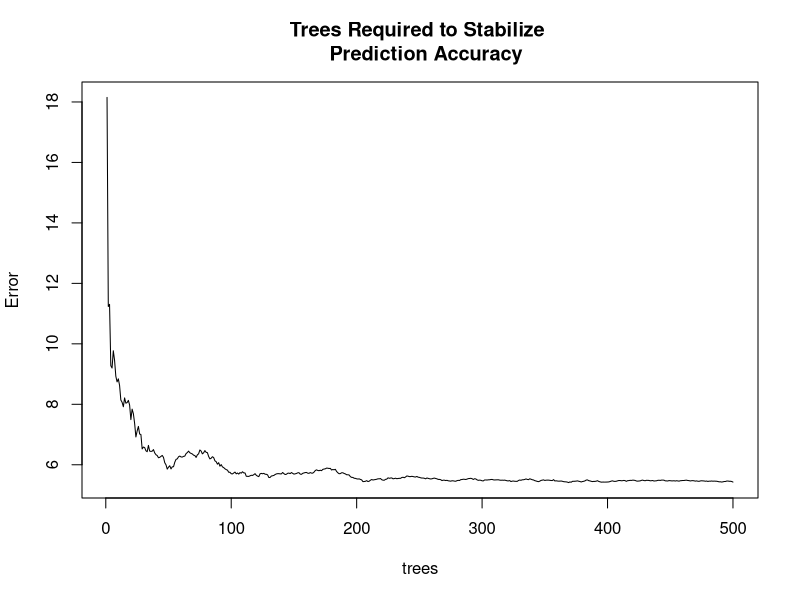

Write R code to recreate this figure.
#####Introducing Data#####
if (!require("car")) install.packages("car")
if (!require("dplyr")) install.packages("dplyr")
if (!require("caret")) install.packages("caret")
if (!require("randomForest")) install.packages("randomForest")
library(caret)
library(dplyr)
library(car)
library(randomForest)

#Here we try to predict the gas mileage of various cars using the mtcars data set that is built into R

data("mtcars")
str(mtcars)

#Clear definition of the attributes in the mtcars data set can be found here:
#https://stat.ethz.ch/R-manual/R-devel/library/datasets/html/mtcars.html
#But we will also show a brief introduction here:
#mpg	Miles/(US) gallon
#cyl	Number of cylinders
#disp	Displacement (cu.in.)
#hp	Gross horsepower
#drat	Rear axle ratio
#wt	Weight (1000 lbs)
#qsec	1/4 mile time
#vs	Engine (0 = V-shaped, 1 = straight)
#am	Transmission (0 = automatic, 1 = manual)
#gear	Number of forward gears
#carb	Number of carburetors

#Reviewing the data, we see that all but two of our predictors should have the numeric data type.
#"vs" and "am" would be more appropriate as factors.

mtcars$vs <- factor(mtcars$vs)
mtcars$am <- factor(mtcars$am)
#####Training the Model#####
#Here we try to predict the mpg outcome  using a random forest model.
#We will use the same train-test split established in the context of the linear model.
#We will attempt to optimize both node size and number of trees.  Given that we have 10 predictors
#we can try 1-30 node size  and 1-10 randomly selected predictors.
#First we need to see how many trees we will need in order to stabilize prediction accuracy.
set.seed(1)

fit <- randomForest(mpg~., data = mtcars)
plot(fit, main = "Trees Required to Stabilize \n  Prediction Accuracy")

#It looks like we'll need around 200 trees to stabilize prediction accuracy.
set.seed(2)
y <- mtcars$mpg
testIndex <- createDataPartition(y, times = 1, p = 0.2, list = FALSE)

train <- mtcars[-testIndex,]
test <- mtcars[testIndex,]

train_x <- train[,-1]
train_y <- train$mpg

test_x <- test[,-1]
test_y <- test$mpg



set.seed(3)
control <- trainControl(method="cv", number = 5)
grid <- data.frame(mtry = c(1,2,3,4,5,6,7,8,9,10))
nodeSize <- seq(1,30,1)
rfRMSE <- sapply(nodeSize, function(ns){
  rf <- train(train_x, train_y,
              method = "rf",
              ntree = 200,
              nodesize = ns,
              tuneGrid = grid,
              trControl = control)$results["RMSE"]
})

df <- c(0,0,0,0,0,0,0,0,0,0)
for(i in 1:30)
{
  df <- as.data.frame(rbind(df, rfRMSE[[i]]))
  
}
df <- df[-1,]

for(i in 1:30)
{
  rownames(df)[i] <- i
}

results <- df
colnames(results)[1] <- "One"
colnames(results)[2] <- "Two"
colnames(results)[3] <- "Three"
colnames(results)[4] <- "Four"
colnames(results)[5] <- "Five"
colnames(results)[6] <- "Six"
colnames(results)[7] <- "Seven"
colnames(results)[8] <- "Eight"
colnames(results)[9] <- "Nine"
colnames(results)[10] <- "Ten"
View(results)

which(min(results) == results)

#We've found that the lowest RMSE is found at the 31st entry of the data table,
#or (since the columns are 30 entries long) the first entry of the second second
#column, where we find RMSE ~ 2.197
#####Testing the model#####

#In the "results" table we have the columns identified by the number of randomly selected predictors
#(mtry) and the rows identified by node size.  The lowest RMSE we see in this table is ~2.197,
#which is found at mtry = 2, node size = 1.  Therefore, these are the parameters
#we will use in the model on the test set
testRF <- train(train_x,
                train_y,
                nodesize = 1,
                tuneGrid = data.frame(mtry = 2),
                ntree = 200)

rfPredictions <- predict(testRF, test_x)

rfRMSE <- sqrt(sum((rfPredictions-test_y)^2)/length(rfPredictions))
rfRMSE
#Here we find the test RMSE to be ~2.24.








